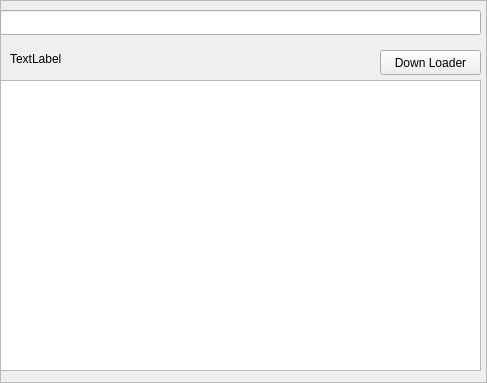
<?xml version="1.0" encoding="UTF-8"?>
<ui version="4.0">
 <class>DownLoaderDB</class>
 <widget class="QFrame" name="DownLoaderDB">
  <property name="geometry">
   <rect>
    <x>0</x>
    <y>0</y>
    <width>487</width>
    <height>383</height>
   </rect>
  </property>
  <property name="windowTitle">
   <string>Frame</string>
  </property>
  <property name="frameShape">
   <enum>QFrame::StyledPanel</enum>
  </property>
  <property name="frameShadow">
   <enum>QFrame::Raised</enum>
  </property>
  <widget class="QPushButton" name="btDownLoader">
   <property name="geometry">
    <rect>
     <x>380</x>
     <y>50</y>
     <width>101</width>
     <height>25</height>
    </rect>
   </property>
   <property name="text">
    <string>Down Loader</string>
   </property>
  </widget>
  <widget class="QLineEdit" name="lineEditURL">
   <property name="geometry">
    <rect>
     <x>0</x>
     <y>10</y>
     <width>481</width>
     <height>25</height>
    </rect>
   </property>
  </widget>
  <widget class="QLabel" name="label">
   <property name="geometry">
    <rect>
     <x>10</x>
     <y>50</y>
     <width>251</width>
     <height>17</height>
    </rect>
   </property>
   <property name="text">
    <string>TextLabel</string>
   </property>
  </widget>
  <widget class="QTextBrowser" name="textBrowser">
   <property name="geometry">
    <rect>
     <x>0</x>
     <y>80</y>
     <width>481</width>
     <height>291</height>
    </rect>
   </property>
  </widget>
 </widget>
 <resources/>
 <connections/>
</ui>
